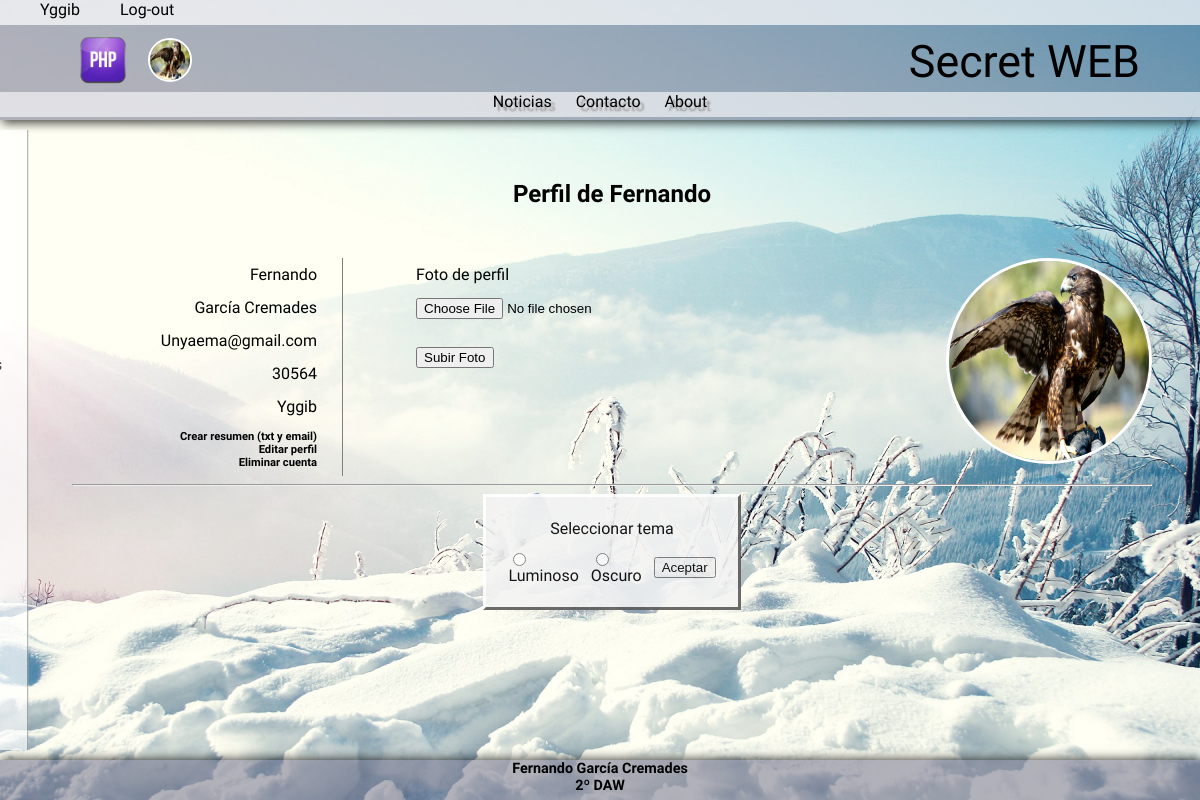
The app's page /perfil.php (signed in) with its own data.
### tables this page shows
CREATE TABLE `usuario` (
  `id` int(11) NOT NULL AUTO_INCREMENT,
  `nombre` varchar(50) NOT NULL,
  `apellidos` varchar(100) NOT NULL,
  `correo` varchar(100) NOT NULL,
  `cp` int(5) NOT NULL,
  `pass` varchar(255) NOT NULL,
  `nick` varchar(50) NOT NULL,
  PRIMARY KEY (`id`)
);

### perfil.php (the view, shortened to what this page needs)
<?php
include "includes/cabecera.php";
?>
<article>
<h2>Perfil de <?=ucwords(strtolower($usuario["nombre"])); ?></h2>
<ul class="perfil">
	<li><?=ucfirst(strtolower($usuario["nombre"])); ?></li>
	<li><?=ucwords(strtolower($usuario["apellidos"])); ?></li>
	<li><?=ucfirst(strtolower($usuario["correo"])); ?></li>
	<li><?=ucfirst(strtolower($usuario["cp"])); ?></li>
	<li><?=ucfirst(strtolower($usuario["nick"])); ?></li>
	<li><a class="perfil" href="informe.php">Crear resumen (txt y email)</a>
		<a class="perfil" href="editar_usuario.php">Editar perfil</a>
		<a class="perfil" href="borrar_usuario.php">Eliminar cuenta</a>
	</li>
</ul>
<?php
	include "includes/formulario_foto.php";
?>
</article>
<br>
<hr>
<form class="tema" action="<?=$_SERVER["PHP_SELF"];?>" method="POST">
	<table>
		<tr><td colspan="3">Seleccionar tema</td></tr>
		<tr>
		<td><input type="radio" name="cambiartema" value="luminoso">Luminoso</td>
		<td><input type="radio" name="cambiartema" value="oscuro">Oscuro</td>
		<td><input type="submit" name="tema" value="Aceptar"></td>
		</tr>
	</table>
</form>
<?php
include "includes/pie.php";

### includes/style/estilo.css (style rules this page uses)
html { background: url("../img/fondo.jpg") no-repeat center center fixed; background-size: cover; }
body { font-family: 'Exo', sans-serif; text-align: justify; margin: 0; padding: 0; }
h2 { font-weight: 700; text-align: center; padding: 30px 30px; }
table { vertical-align: center; position: center; border: 3px solid; border-color: #FFFFFF #5C5B5B #5C5B5B #FFFFFF; background-color: #f3f3f3; text-align: left; padding: 15px; margin: auto; opacity: 0.9; }
td { text-align: center; padding: 5px; }
ul { margin: 0; padding-left: 0; width: 100%; }
li { padding: 7px 25px 7px 20px; margin: 0; list-style: none; }
ul.perfil { border-right: 1px gray solid; border-collapse: collapse; text-align: right; width: 25%; float: left; }
form.tema { clear: both; }
a { display: block; text-decoration: none; font-size: 100%; margin: 0; padding: 0; }
a.perfil { font-size: 70%; font-weight: bold; }
a:link { color: black; }
input { display: block; }
hr { clear: both; margin-top: 0.5em; }

### records on screen
usuario: nombre "Fernando", apellidos "García Cremades", correo "Unyaema@gmail.com", cp "30564", nick "Yggib"

### other values on screen
$_SESSION["login_user"] "Yggib"
